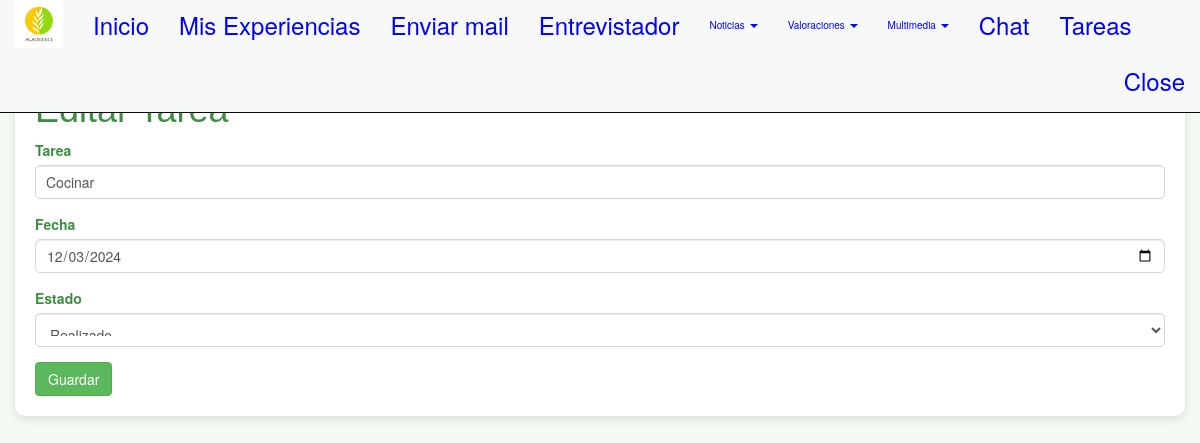
The app's page /tareas/editar/2/ (signed in) with its own data.
### appportfolio/models.py (models this page shows, shortened)
class Tarea(models.Model):
    tarea = models.CharField(max_length=255)
    fecha = models.DateTimeField()
    estado = models.ForeignKey(Estado, on_delete=models.SET_NULL, null=True, blank=True)
    class Meta:
        verbose_name = "Tarea"
        verbose_name_plural = "Tareas"
        ordering = ['id']

class Estado(models.Model):
    ESTADO_CHOICES = [
        ('P', 'Pendiente'),
        ('R', 'Realizado'),
        ('E', 'Empezando'),
    ]
    estado = models.CharField(max_length=1, choices=ESTADO_CHOICES, default='P')
    class Meta:
        verbose_name = "Estado"
        verbose_name_plural = "Estados"
        ordering = ['id']

### appportfolio/views.py (the view)
# urls.py: path('tareas/editar/<int:id>/', views.editar_tarea, name='editar_tarea'),
@login_required
def editar_tarea(request, id):
    tarea = get_object_or_404(Tarea, id=id)
    if request.method == 'POST':
        tarea.tarea = request.POST.get('tarea')
        tarea.fecha = request.POST.get('fecha')
        tarea.estado = Estado.objects.get(id=request.POST.get('estado'))  # Actualizar el estado
        tarea.save()
        return redirect('listar_tareas')  # Redirigir a la lista de tareas
    estados = Estado.objects.all()
    return render(request, 'editar_tarea.html', {'tarea': tarea, 'estados': estados})

### templates/editar_tarea.html (shortened to what this page needs)
{% extends "base.html" %}
{% load static %}
{% block head %}
<link rel="stylesheet" href="https://maxcdn.bootstrapcdn.com/bootstrap/3.3.5/css/bootstrap.min.css">
<link rel="stylesheet" href="{% static 'css/tareas.css' %}">
{% endblock %}
{% block content %}
<h1>Editar Tarea</h1>
<form method="post">
    <div class="form-group">
        <label for="tarea">Tarea</label>
        <input type="text" class="form-control" id="tarea" name="tarea" value="{{ tarea.tarea }}" required>
    </div>
    <div class="form-group">
        <label for="fecha">Fecha</label>
        <input type="date" class="form-control" id="fecha" name="fecha" value="{{ tarea.fecha|date:'Y-m-d' }}" required>
    </div>
    <div class="form-group">
        <label for="estado">Estado</label>
        <select class="form-control" id="estado" name="estado" required>
            {% for estado in estados %}
                <option value="{{ estado.id }}" {% if estado == tarea.estado %}selected{% endif %}>
                    {{ estado.get_estado_display }}
                </option>
            {% endfor %}
        </select>
    </div>
    <button type="submit" class="btn btn-success">Guardar</button>
</form>
{% endblock %}

### static/css/tareas.css (style rules this page uses)
body { background-color: #f4f9f4; }
h1, h2, h3 { color: #3e8e41; font-family: 'Arial', sans-serif; }
form .form-group label { color: #3e8e41; font-weight: bold; }
form .form-control { border-radius: 5px; border: 1px solid #d6d6d6; padding: 10px; margin-bottom: 15px; }

### records on screen
Tarea: tarea "Cocinar", fecha "12/03/2024", estado "Realizado"
